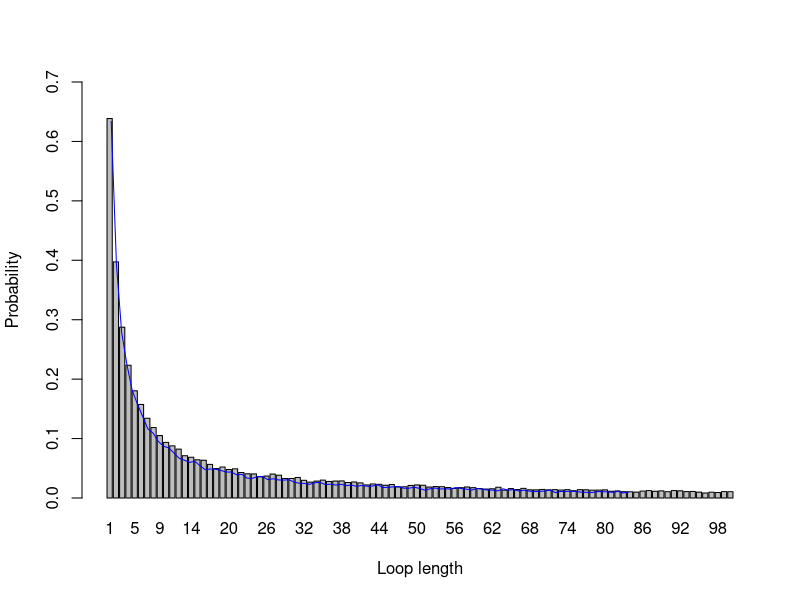

The R source for this figure:
# Group 18
# Member: Shangyun Sun(S2330859); Ziyi Gu(S2307232); Mengyao Zhang(S2049018).

# Github repo: https://github.com/SSYTOMATO/Groupwork18.git

# Shangyun Sun: wrote the function Unit, Pone and corresponding comments;
#               visualized the probability.
# Ziyi Gu: wrote part of the function dloop and corresponding comments;
#          provided all examples' codes and analysis.
# Mengyao Zhang: wrote the function Pall and part of the function dloop;
#                wrote the overview comment and comments for function Pall.
# Each of us double-checked and optimized others' codes.
# Everyone undertook roughly 1/3 of the work.

#-------------------------------------------------------------------------------

# This code tries to solve a particular problem by three different strategies,
# estimate the probability of success of each strategy by stochastic simulation
# and do some investigation of one strategy which performs surprisingly better.

# The problem: A room contains 2n boxes numbered from 1 to 2n. There are 2n
#              cards, each printed with a unique number from 1 to 2n and
#              randomly placed one in each box. 2n prisoners numbered from 1 to
#              2n need to find the card with their number on it by opening a 
#              maximum on n boxes. After each prisoner’s go, the room is set to
#              its original state and communication is not allowed. If all
#              prisoners succeed in finding their number, then they all go free.

# Strategy 1: The prisoner starts at the box with their number on it, opens it
#             and find the card with number k. If k is not their prisoner number,
#             they go to box number k, open it and repeat the process until they
#             have either found the card with their number on it, or opened n 
#             boxes without finding it.
# Strategy 2: As strategy 1, but starting from a randomly selected box.
# Strategy 3: They open n boxes at random, checking each card for their number.

#-------------------------------------------------------------------------------

# 
# a pre function
Unit <- function(n,k,first,box){
# Function unit is a pre-function for other functions later, which  is used to 
# determine whether prisoners can successful within n times.
# 
# Input: n (the maximum number that boxes can be opened)
#        k (the index of the first prisoner)
#        first (the index of the first box we chosen)
#        box (the integer simulated randomly, which represents the number on the
#        card contained in each box)
# Output: an integer which is marked as 1 when it success, otherwise marked as 0
  
  box_index <- first
  success <- 0
  for (i in 1:n){
    if (k != box[box_index]){
      box_index <- box[box_index]
    } else {
      success <- 1
      break
    }
  }
  success
}

#-------------------------------------------------------------------------------


# function Pone
Pone <- function(n,k,strategy,nreps=10000){
# Function pone is used to estimate probability of single prisoners success in  
# each strategy within nreps experiments. 
# Input: n (used to calculate the number of prisoners (2*n) and box (2*n))
#        k (the index of the first prisoner)
#        strategy (can equal to 1,2,3, represents 3 strategies respectively)
#        nreps (the amount of experiments, which is defaulted to 10000)
# Output: a float which is the probability 1 prisoner can find his or her number
  success <- 0
    
    # strategy 1
  if (strategy == 1){
    for (rep in 1:nreps){
      box <- sample(2*n,2*n)
      success <- success + Unit(n,k,k,box)
    }
  }
    
    # strategy 2
  else if (strategy == 2){
    for (rep in 1:nreps){
      box <- sample(2*n,2*n)
      first <- sample(2*n,1)
      success <- success + Unit(n,k,first,box)
    }
  }
  
    # strategy 3
  else if(strategy == 3){
    for (rep in 1:nreps){
      choice <-sample(2*n,n)
      success <- success + k %in% choice
    }
  } 
  success/nreps
}

#-------------------------------------------------------------------------------

Pall <- function(n,strategy,nreps=10000){
  
  # Estimate the probability of all prisoners finding their number
  # By stochastic simulation
  
  # Input: n (the maximum number of boxes one prisoner can open, also, 2n is
  #           the number of prisoners, boxes and cards)
  #        strategy (take values of 1, 2, 3,
  #                  corresponding to strategies stated above)
  #        nreps (the number of replicate simulations to run in order to
  #               estimate the probability, with default value 10000)
  # Output: a float which is the probability of all prisoners finding their number
  
  success_num <- 0  # the times of simulations with result of success
  
  # strategy 1
  
  if (strategy == 1){
    for (rep in 1:nreps){     # loop for every simulation
      success <- 1            # 1 represents success, 0 represents failure
      box <- sample(2*n,2*n)  # place 2n card randomly
      for (k in 1:(2*n)){     # loop for every prisoner
        success <- success * Unit(n,k,k,box)  # variable success will remain 1
                                              # if every prisoner successes, but
                                              # will be 0 if any one fails
        if (success == 0){break}  # fail, no need to continue
      }
    success_num <- success_num + success  # if success, success_num will add 1
    }
  }
  
  # strategy 2
  
  else if (strategy == 2){      # similar as the strategy 1
    for (rep in 1:nreps){
      success <- 1
      box <- sample(2*n,2*n)
      for (k in 1:(2*n)){
        first <- sample(2*n,1)  # randomly choose the first box
        success <- success * Unit(n,k,first,box)
        if (success == 0){break}
      }
      success_num <- success_num + success  
    }
  }
  
  # strategy 3

  else {
    for (rep in 1:nreps){
      success <- 1
      for (k in 1:(2*n)){
        choice <-sample(2*n,n)  # randomly choose half of boxes 
        success <- success * k %in% choice # whether the prisoner's number is in
                                           # the boxes he chooses
        if (success == 0){break}
      }
      success_num <- success_num + success
    }
  } 
  
  success_num/nreps  # success probability = (the number of simulations with
                     # result of success) / (the total number of simulations) 
}

#-------------------------------------------------------------------------------

# Example codes for n = 5 and 50 with three different strategies
# results for each n is shown in a matrix
# row i is the result of strategy i
# column 1 is individual probability and column 2 is joint success probability

matrix_n5 <- matrix(0,3,2)
for (strategy in 1:3){
  matrix_n5[strategy,1] <- Pone(5,1,strategy)
  matrix_n5[strategy,2] <- Pall(5,strategy)
}
matrix_n5

# n = 50 matrix, row-strategy, column-indi/joint
matrix_n50 <- matrix(0,3,2)
for (strategy in 1:3){
  matrix_n50[strategy,1] <- Pone(50,1,strategy)
  matrix_n50[strategy,2] <- Pall(50,strategy)
}
matrix_n50

# Q4 here
# Joint success probability of strategy 2&3 are close to 0 but
# joint success probability of strategy 1 is surprisingly high
# The result is more obvious when n becomes larger.

#-------------------------------------------------------------------------------

# a new dloop function from zmy

dloop <- function(n,nreps=10000){
  freq <- rep(0,2*n)
  for (reps in 1:nreps){
    u <- sample(2*n,2*n)
    u_index <- 1:(2*n)
    len_list <- c()
    while (length(u_index) != 0){
      first <- u_index[1]
      k <- first
      ring <- k
      length <- 1
      while (u[k] != first){
        k <- u[k]
        length <- length + 1
        ring <- c(ring,k)
      }
      u_index <- u_index[-which(u_index %in% ring)]
      len_list <- c(len_list,length)
    }
    freq[which(1:(2*n) %in% len_list)] <- freq[which(1:(2*n) %in% len_list)] + 1
  }
  freq/nreps
}

test <- dloop(50)
test
prob <- 1 - sum(test[51:100])
prob



# Q6
x<-seq(1,100)

barplot(dloop(50),names=x,xlab = 'Loop length',ylab = 'Probability',ylim = c(0,0.7))
lines(x,dloop(50),type="l",col="blue")
# Analysis:
# When we perform the experiment with n=50. We can see from the graph 
# that a loop of length 1 has a higher probability compared to the other lengths.
# And as the length increases, the probability decreases abruptly. 
# When the length of the loop exceeds 50, the probability tends to zero.
# This is keeping up with our rules that the maximum number of boxes 
# that can be opened is n=50, otherwise it is considered a failure. 
# Therefore the probability of success in a loop of these lengths should be 0.
